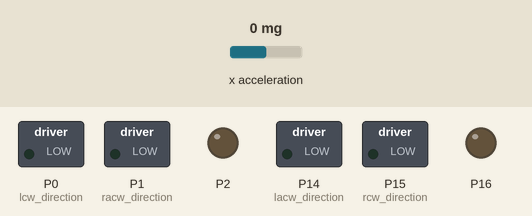
The program below on a simulated BBC micro:bit running MicroPython. Shown: switched loads named in the program (green lamp = pin HIGH), output pins drawn as LEDs (lit = HIGH). The inputs (shaded band) are chosen by the test bench; at power-on: x acceleration 0 mg.

Above: at 1.2 s.
1.3 s: x acceleration set to -750 mg
At 2.5 s:
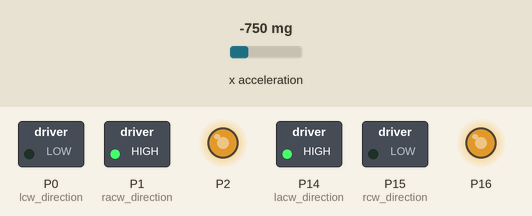
2.8 s: x acceleration set to 750 mg
At 3.9 s:
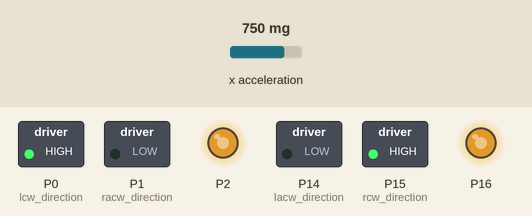
4.3 s: x acceleration set to -30 mg
At 5.0 s:
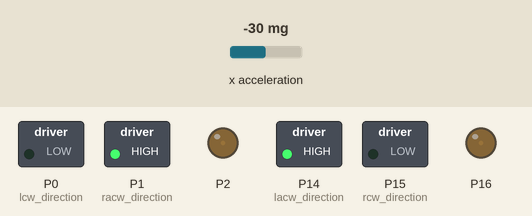
5.8 s: x acceleration set to -1 mg
At 6.2 s:
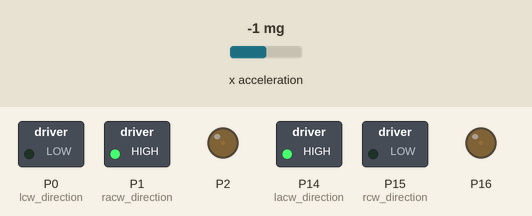
7.3 s: x acceleration set to 2 mg
At 8.5 s:
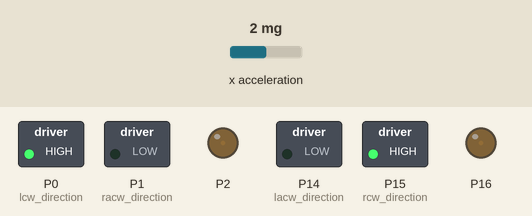
Timing chart, 0 to 9.8 s (numbered marks = the images above; inputs shaded):
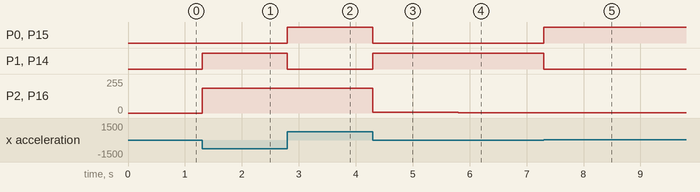

The program:

l298_motors.py
```python
# Imports go at the top
from microbit import *

lcw_direction = pin0
lacw_direction = pin14
rcw_direction = pin15
racw_direction = pin1

# Code in a 'while True:' loop repeats forever
while True:
    x_value = accelerometer.get_x()
    if 0 < x_value < 1023:
        pin2.write_analog(x_value)
        pin16.write_analog(x_value)
        lcw_direction.write_digital(1)
        lacw_direction.write_digital(0)
        rcw_direction.write_digital(1)
        racw_direction.write_digital(0)
    elif -1023 < x_value < 0:
        pin2.write_analog(abs(x_value))
        pin16.write_analog(abs(x_value))
        lcw_direction.write_digital(0)
        lacw_direction.write_digital(1)
        rcw_direction.write_digital(0)
        racw_direction.write_digital(1)
```

Measured:
- the behaviour switches between 0 and 1 mg on x acceleration (found by bisection; images 4 and 5)
- after the input at 1.3 s, P1 (racw_direction), P14 (lacw_direction): LOW → HIGH at once; P2, P16: 0/255 → 187/255 at once
- after the input at 2.8 s, P0 (lcw_direction), P15 (rcw_direction): LOW → HIGH at once; P1 (racw_direction), P14 (lacw_direction): HIGH → LOW at once
- after the input at 4.3 s, P0 (lcw_direction), P15 (rcw_direction): HIGH → LOW at once; P1 (racw_direction), P14 (lacw_direction): LOW → HIGH at once; P2, P16: 187/255 → 7/255 at once
- after the input at 5.8 s, P2, P16: 7/255 → 1/255 at once
- after the input at 7.3 s, P0 (lcw_direction), P15 (rcw_direction): LOW → HIGH at once; P1 (racw_direction), P14 (lacw_direction): HIGH → LOW at once
